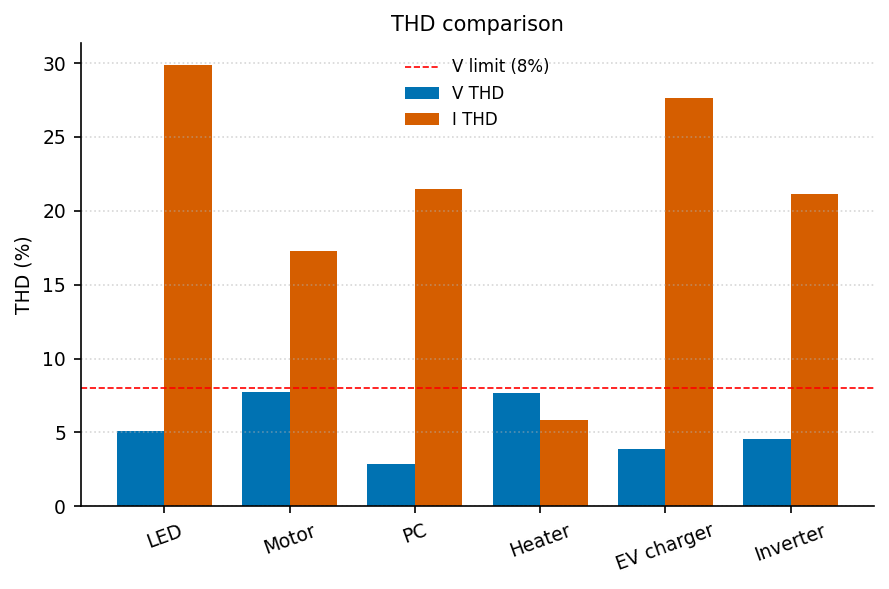

Here is the Python script that generated this plot:
"""thd_bars: 多负载下的 THD 对比."""
import sys, os; sys.path.insert(0, os.path.join(os.path.dirname(os.path.abspath(__file__)), '..', '..', '_utils', 'python'))
import numpy as np
import matplotlib.pyplot as plt
from theme import apply_theme
from palette import cycle

def make_figure(title='THD comparison'):
    apply_theme()
    loads = ['LED', 'Motor', 'PC', 'Heater', 'EV charger', 'Inverter']
    rng = np.random.default_rng(1)
    thd_v = rng.uniform(2, 8, 6); thd_i = rng.uniform(5, 35, 6)
    x = np.arange(len(loads)); w = 0.38
    fig, ax = plt.subplots()
    ax.bar(x - w/2, thd_v, w, color=cycle(0), label='V THD')
    ax.bar(x + w/2, thd_i, w, color=cycle(1), label='I THD')
    ax.axhline(8, color='red', linestyle='--', linewidth=0.8, label='V limit (8%)')
    ax.set_xticks(x); ax.set_xticklabels(loads, rotation=20)
    ax.set_ylabel('THD (%)'); ax.set_title(title)
    ax.legend(); ax.grid(True, axis='y', linestyle=':', alpha=0.5)
    fig.tight_layout()
    return fig

if __name__ == '__main__':
    fig = make_figure(); fig.savefig(__file__.replace('.py', '.png'), dpi=150)
